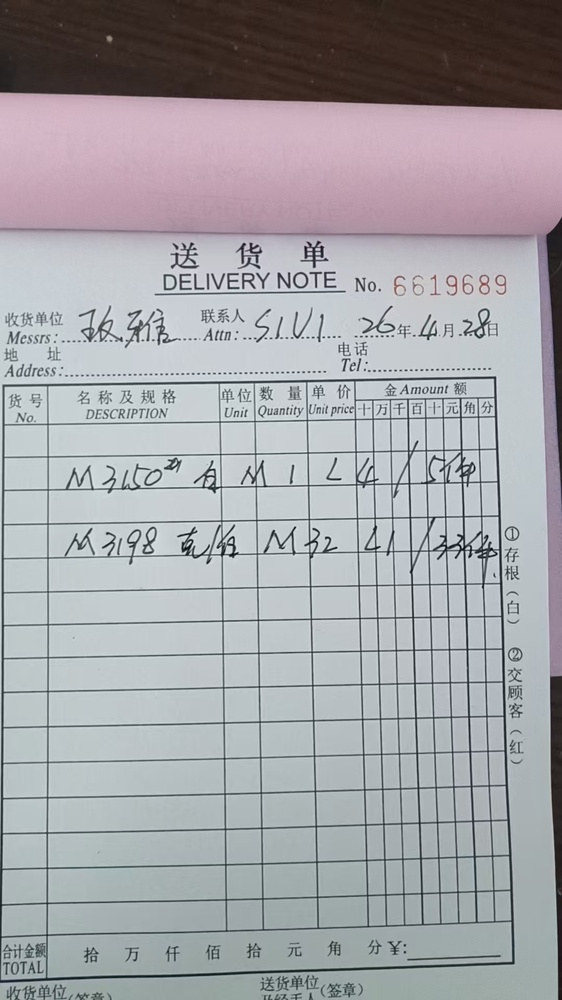
#> input picture data/inbound/test/0.jpg, 562 x 1000 px, shrunk from 1080 x 1920 before the run
$ python -i color_tone.py   (imports and definitions only)
#> lines starting #> are read from the running program, lines starting #| are printed output that depends on the picture
#> further down, picture is the input picture: shape (1000, 562, 3); mean B, G, R 167.6, 163.6, 163.4
"""
颜色 / 明暗预处理（在几何矫正之后、送 VLM 之前使用）。

- ``raw``：原样返回。
- ``shaded``：盒式滤波估计照度后 divide，输出 BGR（与 ``preprocess_image`` 中 tone 分支一致）。
- ``clahe_color``：LAB 的 L 通道做 CLAHE，保留 a/b 颜色信息，适合轻度提亮、压逆光。
"""

from __future__ import annotations

from typing import Any

import cv2
import numpy as np

__all__ = [
    "apply_color_preprocess",
    "clahe_color_bgr",
    "shaded_normalize_bgr",
]


def shaded_normalize_bgr(img_bgr: np.ndarray) -> np.ndarray:
    """照度归一（灰度域）后扩为 3 通道 BGR，利于阴影重的纸张。

    用大核 **盒式滤波** 估计平滑照度场后与原灰度相除，不再使用高斯模糊，以减轻发糊。
    """
    gray = cv2.cvtColor(img_bgr, cv2.COLOR_BGR2GRAY)
    shade = cv2.blur(gray, (35, 35))
    shade_f = np.maximum(shade.astype(np.float32), 1.0)
    g = gray.astype(np.float32)
    norm = np.clip(g / shade_f * 255.0, 0, 255).astype(np.uint8)
    return cv2.cvtColor(norm, cv2.COLOR_GRAY2BGR)


def clahe_color_bgr(
    img_bgr: np.ndarray,
    *,
    clip_limit: float = 2.0,
    tile_grid_size: int = 8,
) -> np.ndarray:
    """在 LAB 空间对亮度 L 做 CLAHE，合并回彩色 BGR。"""
#> called with clip_limit = 2, tile_grid_size = 8
    lab = cv2.cvtColor(img_bgr, cv2.COLOR_BGR2LAB)
#> lab: shape (1000, 562, 3); mean of channels 0, 1, 2 170, 129, 126.2
    l_ch, a_ch, b_ch = cv2.split(lab)
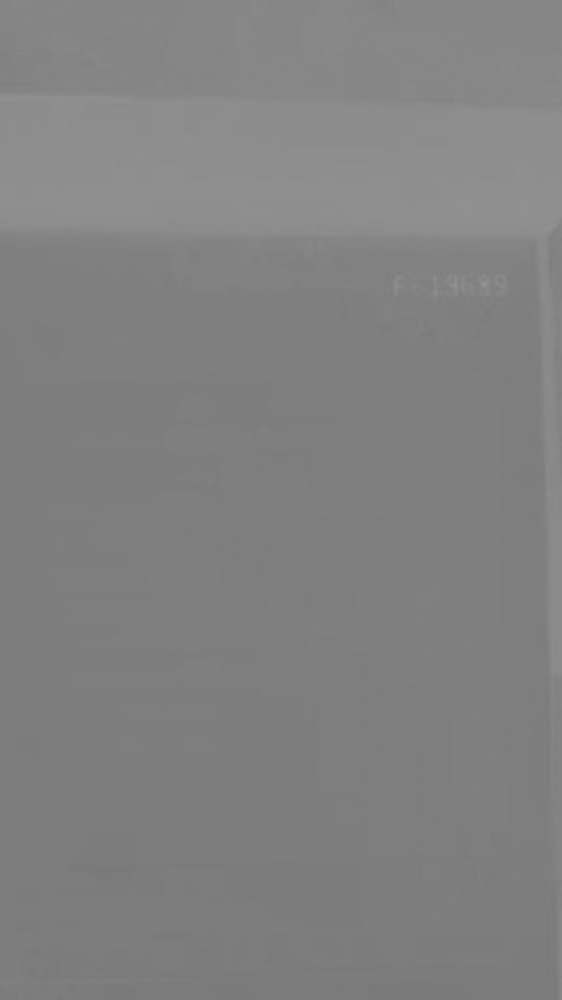
#> a_ch: shape (1000, 562); min 121, max 149, mean 129
    tg = max(2, int(tile_grid_size))
    clahe = cv2.createCLAHE(clipLimit=float(clip_limit), tileGridSize=(tg, tg))
    l2 = clahe.apply(l_ch)
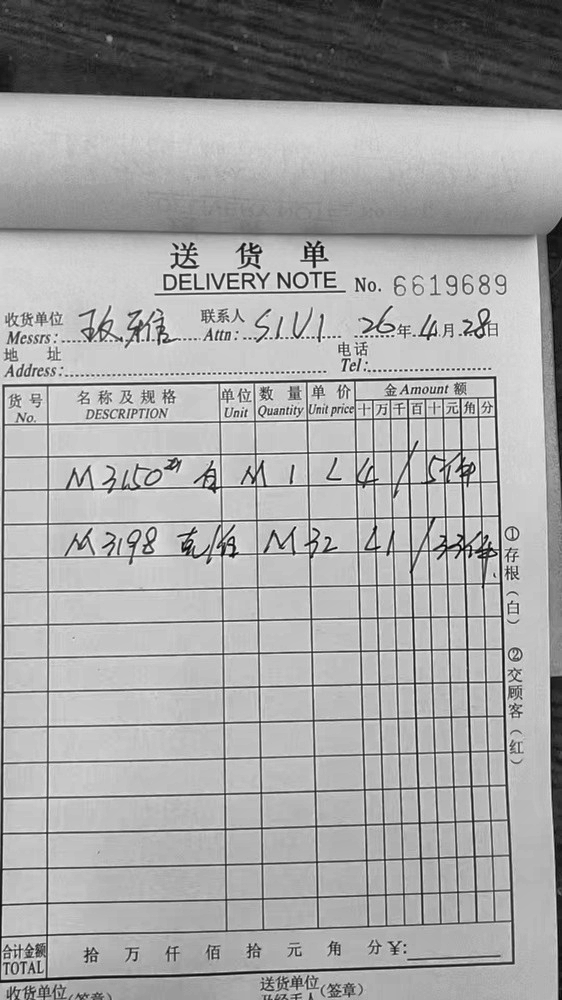
#> l2: shape (1000, 562); min 1, max 248, mean 164.8
    merged = cv2.merge([l2, a_ch, b_ch])
#> merged: shape (1000, 562, 3); mean of channels 0, 1, 2 164.8, 129, 126.2
    return cv2.cvtColor(merged, cv2.COLOR_LAB2BGR)


def apply_color_preprocess(
    img_bgr: np.ndarray,
    mode: str = "clahe_color",
    **kwargs: Any,
) -> np.ndarray:
    """
    ``mode``:
    - ``raw`` / ``none``：不处理；
    - ``shaded``：:func:`shaded_normalize_bgr`；
    - ``clahe_color``：:func:`clahe_color_bgr`（可选 ``clip_limit``、``tile_grid_size``）。
    """
    m = str(mode or "clahe_color").lower().strip()
    if m in ("raw", "none", ""):
        return img_bgr
    if m == "shaded":
        return shaded_normalize_bgr(img_bgr)
    if m == "clahe_color":
        return clahe_color_bgr(
            img_bgr,
            clip_limit=float(kwargs.get("clip_limit", 2.0)),
            tile_grid_size=int(kwargs.get("tile_grid_size", 8)),
        )
    return img_bgr

>>> import cv2
>>> picture = cv2.imread('../../../data/inbound/test/0.jpg')
>>> result = apply_color_preprocess(picture)

$ run again, on data/inbound/test/1.jpg
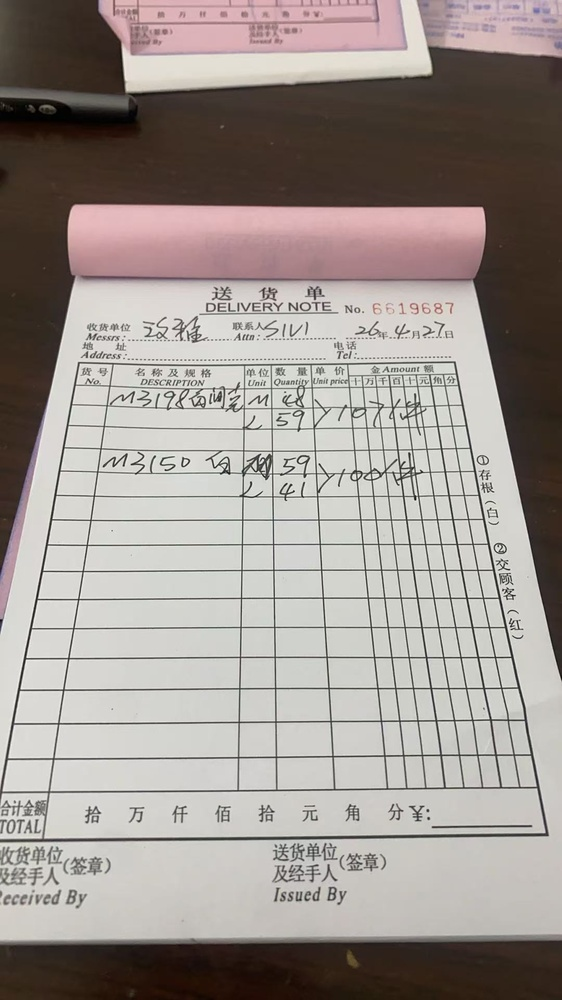
#> input picture data/inbound/test/1.jpg, 562 x 1000 px, shrunk from 1080 x 1920 before the run
#> picture is the input picture: shape (1000, 562, 3); mean B, G, R 144.9, 149.8, 157.8
#> lab: shape (1000, 562, 3); mean of channels 0, 1, 2 156, 130.5, 132.1
#> in clahe_color_bgr, `l2 = clahe.apply(l_ch)`:
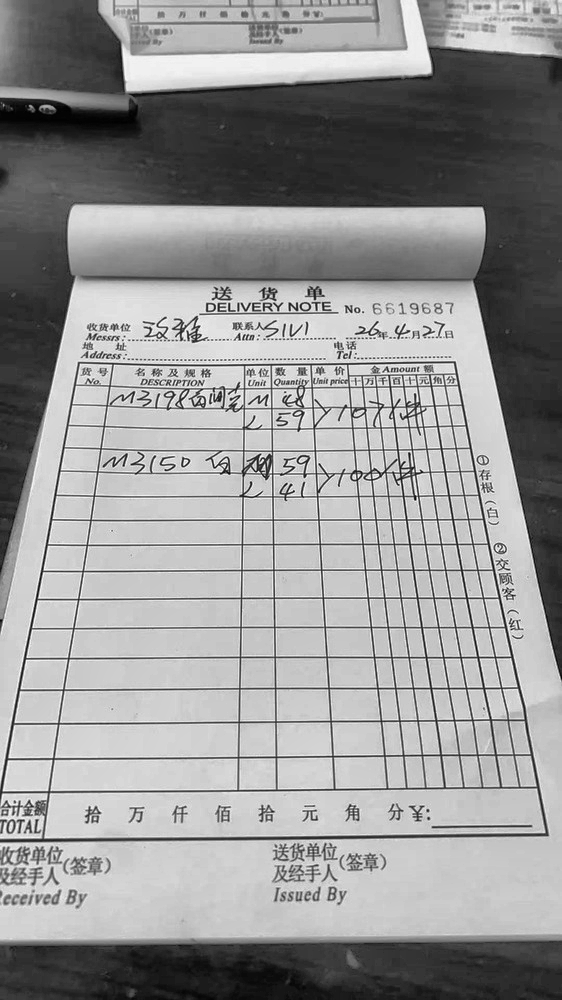
#> l2: shape (1000, 562); min 1, max 255, mean 150.2
#> merged: shape (1000, 562, 3); mean of channels 0, 1, 2 150.2, 130.5, 132.1
#> in clahe_color_bgr, `return cv2.cvtColor(merged, cv2.COLOR_LAB2BGR)`:
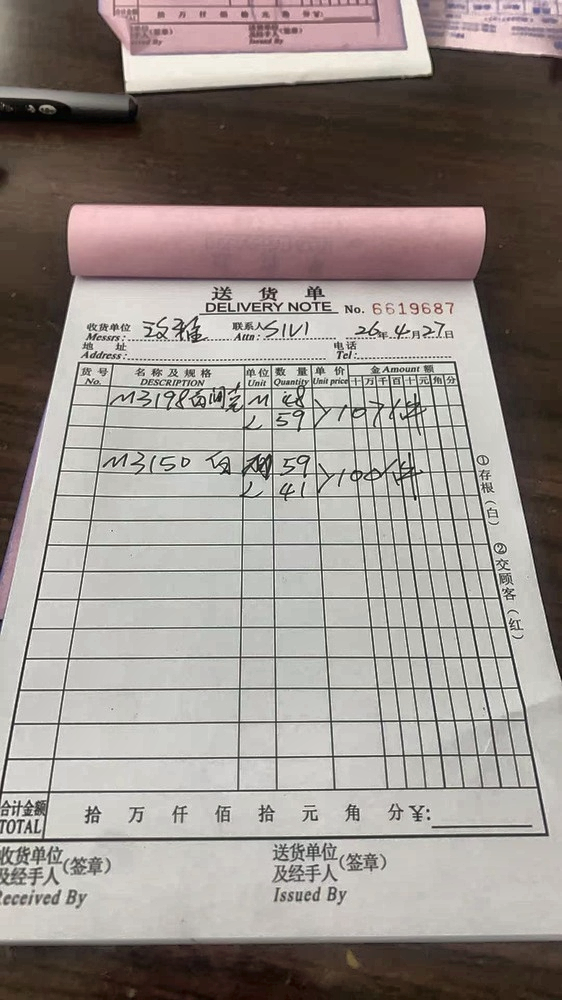
#> returned value: shape (1000, 562, 3); mean B, G, R 138.6, 143.6, 151.7

$ run again, on data/inbound/test/10.jpg
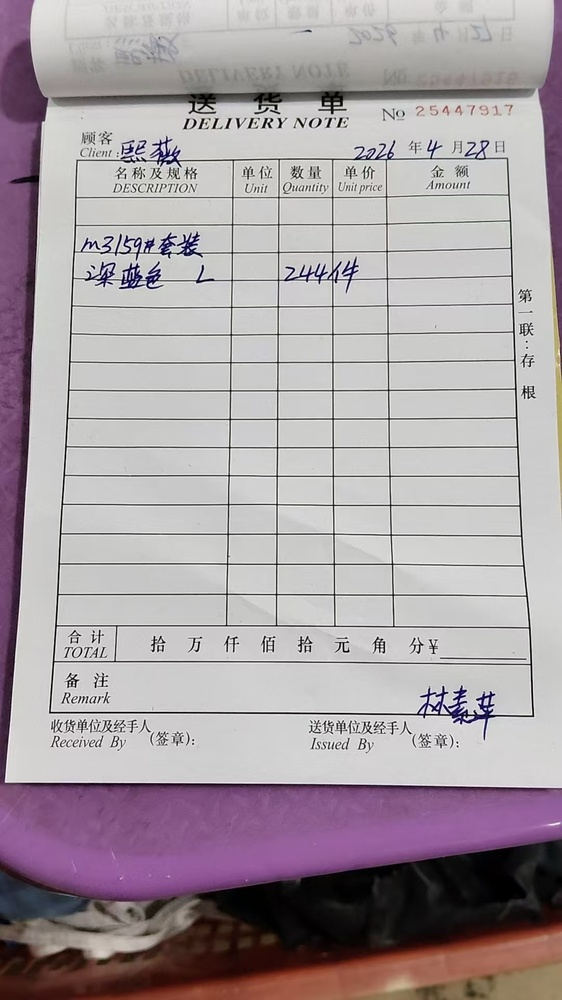
#> input picture data/inbound/test/10.jpg, 562 x 1000 px, shrunk from 1080 x 1920 before the run
#> picture is the input picture: shape (1000, 562, 3); mean B, G, R 163.5, 158.8, 168.2
#> lab: shape (1000, 562, 3); mean of channels 0, 1, 2 167, 132.9, 126.9
#> in clahe_color_bgr, `l_ch, a_ch, b_ch = cv2.split(lab)`:
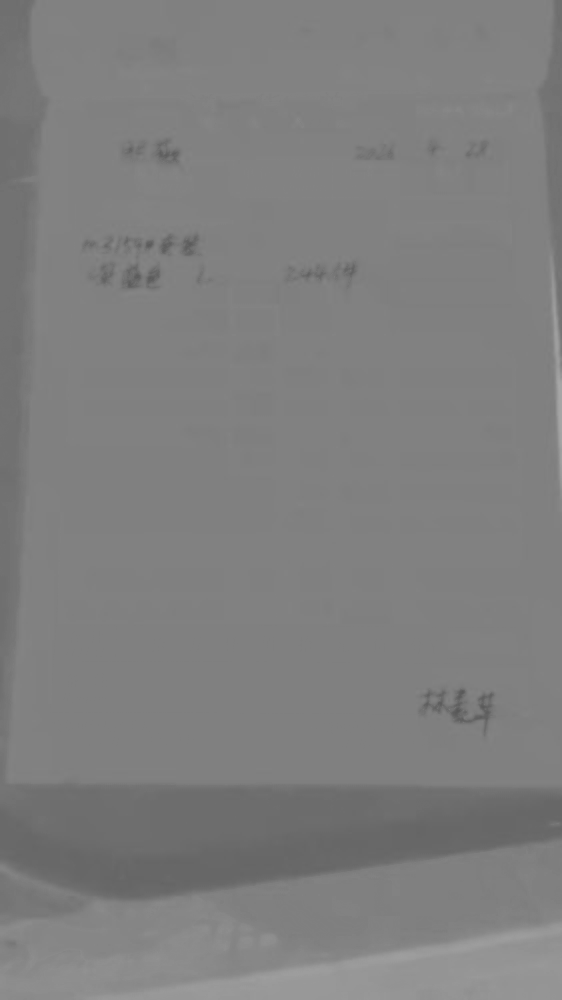
#> b_ch: shape (1000, 562); min 87, max 168, mean 126.9
#> merged: shape (1000, 562, 3); mean of channels 0, 1, 2 160.5, 132.9, 126.9
#> in clahe_color_bgr, `return cv2.cvtColor(merged, cv2.COLOR_LAB2BGR)`:
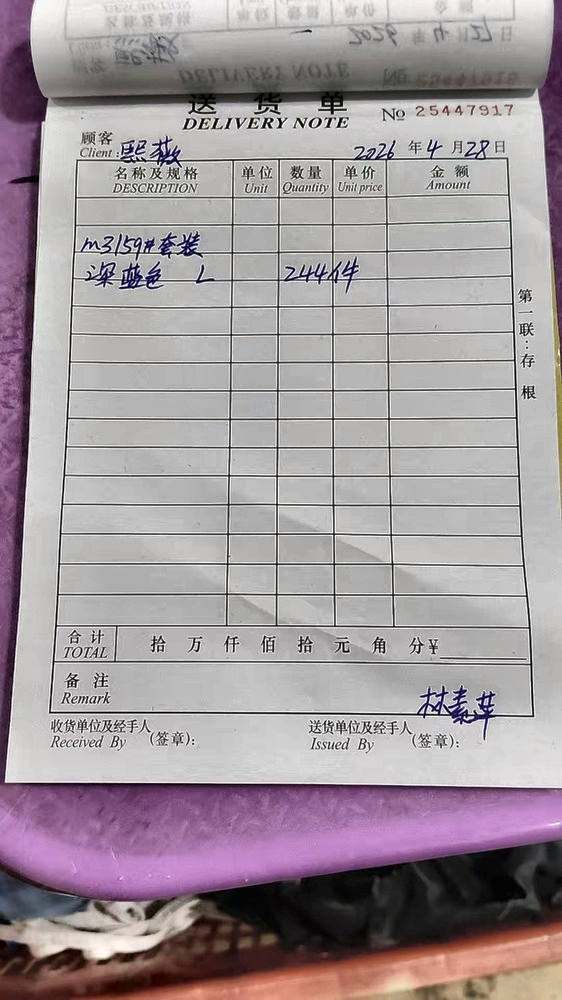
#> returned value: shape (1000, 562, 3); mean B, G, R 156.5, 151.7, 161.6

$ run again, on data/inbound/test/11.jpg
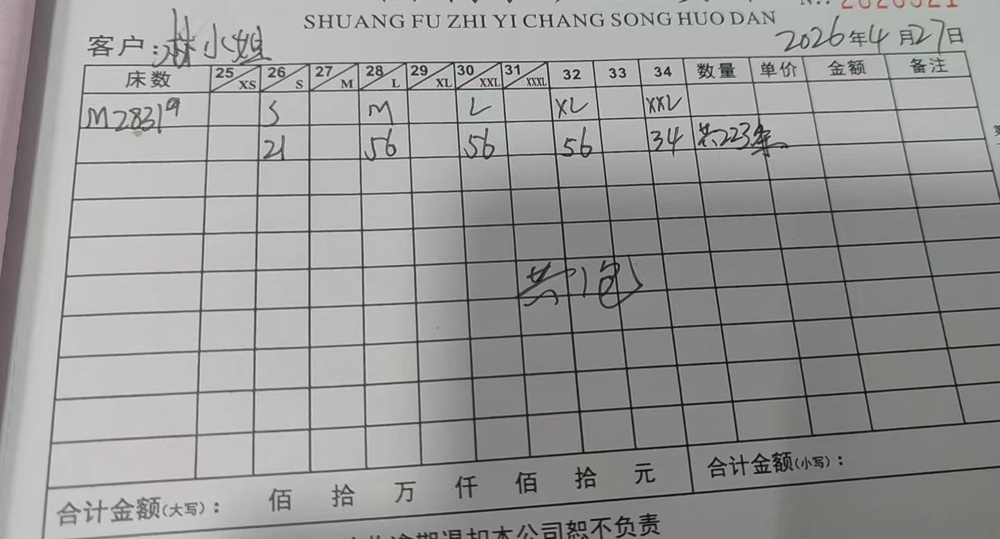
#> input picture data/inbound/test/11.jpg, 1000 x 539 px, shrunk from 1789 x 964 before the run
#> picture is the input picture: shape (539, 1000, 3); mean B, G, R 152.4, 154.5, 154.8
#> lab: shape (539, 1000, 3); mean of channels 0, 1, 2 161.8, 127.9, 129
#> in clahe_color_bgr, `l2 = clahe.apply(l_ch)`:
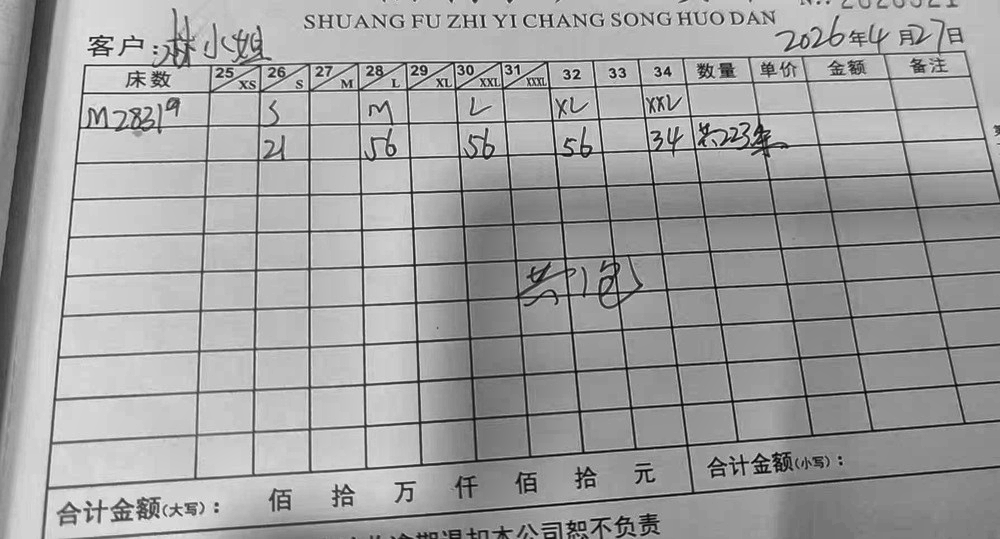
#> l2: shape (539, 1000); min 3, max 240, mean 160.6
#> merged: shape (539, 1000, 3); mean of channels 0, 1, 2 160.6, 127.9, 129
